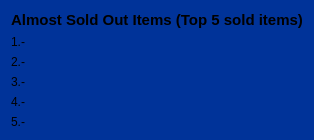
        <widget class="QFrame" name="frame">
         <property name="sizePolicy">
          <sizepolicy hsizetype="Preferred" vsizetype="MinimumExpanding">
           <horstretch>0</horstretch>
           <verstretch>0</verstretch>
          </sizepolicy>
         </property>
         <property name="minimumSize">
          <size>
           <width>0</width>
           <height>0</height>
          </size>
         </property>
         <property name="maximumSize">
          <size>
           <width>500</width>
           <height>350</height>
          </size>
         </property>
         <property name="palette">
          <palette>
           <active>
            <colorrole role="WindowText">
             <brush brushstyle="SolidPattern">
              <color alpha="255">
               <red>0</red>
               <green>0</green>
               <blue>0</blue>
              </color>
             </brush>
            </colorrole>
            <colorrole role="Button">
             <brush brushstyle="SolidPattern">
              <color alpha="255">
               <red>0</red>
               <green>51</green>
               <blue>153</blue>
              </color>
             </brush>
            </colorrole>
            <colorrole role="Light">
             <brush brushstyle="SolidPattern">
              <color alpha="255">
               <red>0</red>
               <green>76</green>
               <blue>230</blue>
              </color>
             </brush>
            </colorrole>
            <colorrole role="Midlight">
             <brush brushstyle="SolidPattern">
              <color alpha="255">
               <red>0</red>
               <green>63</green>
               <blue>191</blue>
              </color>
             </brush>
            </colorrole>
            <colorrole role="Dark">
             <brush brushstyle="SolidPattern">
              <color alpha="255">
               <red>0</red>
               <green>25</green>
               <blue>76</blue>
              </color>
             </brush>
            </colorrole>
            <colorrole role="Mid">
             <brush brushstyle="SolidPattern">
              <color alpha="255">
               <red>0</red>
               <green>34</green>
               <blue>102</blue>
              </color>
             </brush>
            </colorrole>
            <colorrole role="Text">
             <brush brushstyle="SolidPattern">
              <color alpha="255">
               <red>0</red>
               <green>0</green>
               <blue>0</blue>
              </color>
             </brush>
            </colorrole>
            <colorrole role="BrightText">
             <brush brushstyle="SolidPattern">
              <color alpha="255">
               <red>255</red>
               <green>255</green>
               <blue>255</blue>
              </color>
             </brush>
            </colorrole>
            <colorrole role="ButtonText">
             <brush brushstyle="SolidPattern">
              <color alpha="255">
               <red>0</red>
               <green>0</green>
               <blue>0</blue>
              </color>
             </brush>
            </colorrole>
            <colorrole role="Base">
             <brush brushstyle="SolidPattern">
              <color alpha="255">
               <red>255</red>
               <green>255</green>
               <blue>255</blue>
              </color>
             </brush>
            </colorrole>
            <colorrole role="Window">
             <brush brushstyle="SolidPattern">
              <color alpha="255">
               <red>0</red>
               <green>51</green>
               <blue>153</blue>
              </color>
             </brush>
            </colorrole>
            <colorrole role="Shadow">
             <brush brushstyle="SolidPattern">
              <color alpha="255">
               <red>0</red>
               <green>0</green>
               <blue>0</blue>
              </color>
             </brush>
            </colorrole>
            <colorrole role="AlternateBase">
             <brush brushstyle="SolidPattern">
              <color alpha="255">
               <red>127</red>
               <green>153</green>
               <blue>204</blue>
              </color>
             </brush>
            </colorrole>
            <colorrole role="ToolTipBase">
             <brush brushstyle="SolidPattern">
              <color alpha="255">
               <red>255</red>
               <green>255</green>
               <blue>220</blue>
              </color>
             </brush>
            </colorrole>
            <colorrole role="ToolTipText">
             <brush brushstyle="SolidPattern">
              <color alpha="255">
               <red>0</red>
               <green>0</green>
               <blue>0</blue>
              </color>
             </brush>
            </colorrole>
           </active>
           <inactive>
            <colorrole role="WindowText">
             <brush brushstyle="SolidPattern">
              <color alpha="255">
               <red>0</red>
               <green>0</green>
               <blue>0</blue>
              </color>
             </brush>
            </colorrole>
            <colorrole role="Button">
             <brush brushstyle="SolidPattern">
              <color alpha="255">
               <red>0</red>
               <green>51</green>
               <blue>153</blue>
              </color>
             </brush>
            </colorrole>
            <colorrole role="Light">
             <brush brushstyle="SolidPattern">
              <color alpha="255">
               <red>0</red>
               <green>76</green>
               <blue>230</blue>
              </color>
             </brush>
            </colorrole>
            <colorrole role="Midlight">
             <brush brushstyle="SolidPattern">
              <color alpha="255">
               <red>0</red>
               <green>63</green>
               <blue>191</blue>
              </color>
             </brush>
            </colorrole>
            <colorrole role="Dark">
             <brush brushstyle="SolidPattern">
              <color alpha="255">
               <red>0</red>
               <green>25</green>
               <blue>76</blue>
              </color>
             </brush>
            </colorrole>
            <colorrole role="Mid">
             <brush brushstyle="SolidPattern">
              <color alpha="255">
               <red>0</red>
               <green>34</green>
               <blue>102</blue>
              </color>
             </brush>
            </colorrole>
            <colorrole role="Text">
             <brush brushstyle="SolidPattern">
              <color alpha="255">
               <red>0</red>
               <green>0</green>
               <blue>0</blue>
              </color>
             </brush>
            </colorrole>
            <colorrole role="BrightText">
             <brush brushstyle="SolidPattern">
              <color alpha="255">
               <red>255</red>
               <green>255</green>
               <blue>255</blue>
              </color>
             </brush>
            </colorrole>
            <colorrole role="ButtonText">
             <brush brushstyle="SolidPattern">
              <color alpha="255">
               <red>0</red>
               <green>0</green>
               <blue>0</blue>
              </color>
             </brush>
            </colorrole>
            <colorrole role="Base">
             <brush brushstyle="SolidPattern">
              <color alpha="255">
               <red>255</red>
               <green>255</green>
               <blue>255</blue>
              </color>
             </brush>
            </colorrole>
            <colorrole role="Window">
             <brush brushstyle="SolidPattern">
              <color alpha="255">
               <red>0</red>
               <green>51</green>
               <blue>153</blue>
              </color>
             </brush>
            </colorrole>
            <colorrole role="Shadow">
             <brush brushstyle="SolidPattern">
              <color alpha="255">
               <red>0</red>
               <green>0</green>
               <blue>0</blue>
              </color>
             </brush>
            </colorrole>
            <colorrole role="AlternateBase">
             <brush brushstyle="SolidPattern">
              <color alpha="255">
               <red>127</red>
               <green>153</green>
               <blue>204</blue>
              </color>
             </brush>
            </colorrole>
            <colorrole role="ToolTipBase">
             <brush brushstyle="SolidPattern">
              <color alpha="255">
               <red>255</red>
               <green>255</green>
               <blue>220</blue>
              </color>
             </brush>
            </colorrole>
            <colorrole role="ToolTipText">
             <brush brushstyle="SolidPattern">
              <color alpha="255">
               <red>0</red>
               <green>0</green>
               <blue>0</blue>
              </color>
             </brush>
            </colorrole>
           </inactive>
           <disabled>
            <colorrole role="WindowText">
             <brush brushstyle="SolidPattern">
              <color alpha="255">
               <red>0</red>
               <green>25</green>
               <blue>76</blue>
              </color>
             </brush>
            </colorrole>
            <colorrole role="Button">
             <brush brushstyle="SolidPattern">
              <color alpha="255">
               <red>0</red>
               <green>51</green>
               <blue>153</blue>
              </color>
             </brush>
            </colorrole>
            <colorrole role="Light">
             <brush brushstyle="SolidPattern">
              <color alpha="255">
               <red>0</red>
               <green>76</green>
               <blue>230</blue>
              </color>
             </brush>
            </colorrole>
            <colorrole role="Midlight">
             <brush brushstyle="SolidPattern">
              <color alpha="255">
               <red>0</red>
               <green>63</green>
               <blue>191</blue>
              </color>
             </brush>
            </colorrole>
            <colorrole role="Dark">
             <brush brushstyle="SolidPattern">
              <color alpha="255">
               <red>0</red>
               <green>25</green>
               <blue>76</blue>
              </color>
             </brush>
            </colorrole>
            <colorrole role="Mid">
             <brush brushstyle="SolidPattern">
              <color alpha="255">
               <red>0</red>
               <green>34</green>
               <blue>102</blue>
              </color>
             </brush>
            </colorrole>
            <colorrole role="Text">
             <brush brushstyle="SolidPattern">
              <color alpha="255">
               <red>0</red>
               <green>25</green>
               <blue>76</blue>
              </color>
             </brush>
            </colorrole>
            <colorrole role="BrightText">
             <brush brushstyle="SolidPattern">
              <color alpha="255">
               <red>255</red>
               <green>255</green>
               <blue>255</blue>
              </color>
             </brush>
            </colorrole>
            <colorrole role="ButtonText">
             <brush brushstyle="SolidPattern">
              <color alpha="255">
               <red>0</red>
               <green>25</green>
               <blue>76</blue>
              </color>
             </brush>
            </colorrole>
            <colorrole role="Base">
             <brush brushstyle="SolidPattern">
              <color alpha="255">
               <red>0</red>
               <green>51</green>
               <blue>153</blue>
              </color>
             </brush>
            </colorrole>
            <colorrole role="Window">
             <brush brushstyle="SolidPattern">
              <color alpha="255">
               <red>0</red>
               <green>51</green>
               <blue>153</blue>
              </color>
             </brush>
            </colorrole>
            <colorrole role="Shadow">
             <brush brushstyle="SolidPattern">
              <color alpha="255">
               <red>0</red>
               <green>0</green>
               <blue>0</blue>
              </color>
             </brush>
            </colorrole>
            <colorrole role="AlternateBase">
             <brush brushstyle="SolidPattern">
              <color alpha="255">
               <red>0</red>
               <green>51</green>
               <blue>153</blue>
              </color>
             </brush>
            </colorrole>
            <colorrole role="ToolTipBase">
             <brush brushstyle="SolidPattern">
              <color alpha="255">
               <red>255</red>
               <green>255</green>
               <blue>220</blue>
              </color>
             </brush>
            </colorrole>
            <colorrole role="ToolTipText">
             <brush brushstyle="SolidPattern">
              <color alpha="255">
               <red>0</red>
               <green>0</green>
               <blue>0</blue>
              </color>
             </brush>
            </colorrole>
           </disabled>
          </palette>
         </property>
         <property name="autoFillBackground">
          <bool>true</bool>
         </property>
         <property name="frameShape">
          <enum>QFrame::NoFrame</enum>
         </property>
         <property name="frameShadow">
          <enum>QFrame::Raised</enum>
         </property>
         <layout class="QVBoxLayout" name="verticalLayout_17">
          <item>
           <layout class="QHBoxLayout" name="horizontalLayout_15">
            <property name="spacing">
             <number>3</number>
            </property>
            <item>
             <widget class="QLabel" name="lblGraphAlmostSoldOutItems">
              <property name="sizePolicy">
               <sizepolicy hsizetype="Preferred" vsizetype="Preferred">
                <horstretch>0</horstretch>
                <verstretch>0</verstretch>
               </sizepolicy>
              </property>
              <property name="palette">
               <palette>
                <active>
                 <colorrole role="WindowText">
                  <brush brushstyle="SolidPattern">
                   <color alpha="255">
                    <red>0</red>
                    <green>0</green>
                    <blue>0</blue>
                   </color>
                  </brush>
                 </colorrole>
                 <colorrole role="Button">
                  <brush brushstyle="SolidPattern">
                   <color alpha="255">
                    <red>255</red>
                    <green>255</green>
                    <blue>255</blue>
                   </color>
                  </brush>
                 </colorrole>
                 <colorrole role="Light">
                  <brush brushstyle="SolidPattern">
                   <color alpha="255">
                    <red>255</red>
                    <green>255</green>
                    <blue>255</blue>
                   </color>
                  </brush>
                 </colorrole>
                 <colorrole role="Midlight">
                  <brush brushstyle="SolidPattern">
                   <color alpha="255">
                    <red>255</red>
                    <green>255</green>
                    <blue>255</blue>
                   </color>
                  </brush>
                 </colorrole>
                 <colorrole role="Dark">
                  <brush brushstyle="SolidPattern">
                   <color alpha="255">
                    <red>127</red>
                    <green>127</green>
                    <blue>127</blue>
                   </color>
                  </brush>
                 </colorrole>
                 <colorrole role="Mid">
                  <brush brushstyle="SolidPattern">
                   <color alpha="255">
                    <red>170</red>
                    <green>170</green>
                    <blue>170</blue>
                   </color>
                  </brush>
                 </colorrole>
                 <colorrole role="Text">
                  <brush brushstyle="SolidPattern">
                   <color alpha="255">
                    <red>0</red>
                    <green>0</green>
                    <blue>0</blue>
                   </color>
                  </brush>
                 </colorrole>
                 <colorrole role="BrightText">
                  <brush brushstyle="SolidPattern">
                   <color alpha="255">
                    <red>255</red>
                    <green>255</green>
                    <blue>255</blue>
                   </color>
                  </brush>
                 </colorrole>
                 <colorrole role="ButtonText">
                  <brush brushstyle="SolidPattern">
                   <color alpha="255">
                    <red>0</red>
                    <green>0</green>
                    <blue>0</blue>
                   </color>
                  </brush>
                 </colorrole>
                 <colorrole role="Base">
                  <brush brushstyle="SolidPattern">
                   <color alpha="255">
                    <red>255</red>
                    <green>255</green>
                    <blue>255</blue>
                   </color>
                  </brush>
                 </colorrole>
                 <colorrole role="Window">
                  <brush brushstyle="SolidPattern">
                   <color alpha="255">
                    <red>255</red>
                    <green>255</green>
                    <blue>255</blue>
                   </color>
                  </brush>
                 </colorrole>
                 <colorrole role="Shadow">
                  <brush brushstyle="SolidPattern">
                   <color alpha="255">
                    <red>0</red>
                    <green>0</green>
                    <blue>0</blue>
                   </color>
                  </brush>
                 </colorrole>
                 <colorrole role="AlternateBase">
                  <brush brushstyle="SolidPattern">
                   <color alpha="255">
                    <red>255</red>
                    <green>255</green>
                    <blue>255</blue>
                   </color>
                  </brush>
                 </colorrole>
                 <colorrole role="ToolTipBase">
                  <brush brushstyle="SolidPattern">
                   <color alpha="255">
                    <red>255</red>
                    <green>255</green>
                    <blue>220</blue>
                   </color>
                  </brush>
                 </colorrole>
                 <colorrole role="ToolTipText">
                  <brush brushstyle="SolidPattern">
                   <color alpha="255">
                    <red>0</red>
                    <green>0</green>
                    <blue>0</blue>
                   </color>
                  </brush>
                 </colorrole>
                </active>
                <inactive>
                 <colorrole role="WindowText">
                  <brush brushstyle="SolidPattern">
                   <color alpha="255">
                    <red>0</red>
                    <green>0</green>
                    <blue>0</blue>
                   </color>
                  </brush>
                 </colorrole>
                 <colorrole role="Button">
                  <brush brushstyle="SolidPattern">
                   <color alpha="255">
                    <red>255</red>
                    <green>255</green>
                    <blue>255</blue>
                   </color>
                  </brush>
                 </colorrole>
                 <colorrole role="Light">
                  <brush brushstyle="SolidPattern">
                   <color alpha="255">
                    <red>255</red>
                    <green>255</green>
                    <blue>255</blue>
                   </color>
                  </brush>
                 </colorrole>
                 <colorrole role="Midlight">
                  <brush brushstyle="SolidPattern">
                   <color alpha="255">
                    <red>255</red>
                    <green>255</green>
                    <blue>255</blue>
                   </color>
                  </brush>
                 </colorrole>
                 <colorrole role="Dark">
                  <brush brushstyle="SolidPattern">
                   <color alpha="255">
                    <red>127</red>
                    <green>127</green>
                    <blue>127</blue>
                   </color>
                  </brush>
                 </colorrole>
                 <colorrole role="Mid">
                  <brush brushstyle="SolidPattern">
                   <color alpha="255">
                    <red>170</red>
                    <green>170</green>
                    <blue>170</blue>
                   </color>
                  </brush>
                 </colorrole>
                 <colorrole role="Text">
                  <brush brushstyle="SolidPattern">
                   <color alpha="255">
                    <red>0</red>
                    <green>0</green>
                    <blue>0</blue>
                   </color>
                  </brush>
                 </colorrole>
                 <colorrole role="BrightText">
                  <brush brushstyle="SolidPattern">
                   <color alpha="255">
                    <red>255</red>
                    <green>255</green>
                    <blue>255</blue>
                   </color>
                  </brush>
                 </colorrole>
                 <colorrole role="ButtonText">
                  <brush brushstyle="SolidPattern">
                   <color alpha="255">
                    <red>0</red>
                    <green>0</green>
                    <blue>0</blue>
                   </color>
                  </brush>
                 </colorrole>
                 <colorrole role="Base">
                  <brush brushstyle="SolidPattern">
                   <color alpha="255">
                    <red>255</red>
                    <green>255</green>
                    <blue>255</blue>
                   </color>
                  </brush>
                 </colorrole>
                 <colorrole role="Window">
                  <brush brushstyle="SolidPattern">
                   <color alpha="255">
                    <red>255</red>
                    <green>255</green>
                    <blue>255</blue>
                   </color>
                  </brush>
                 </colorrole>
                 <colorrole role="Shadow">
                  <brush brushstyle="SolidPattern">
                   <color alpha="255">
                    <red>0</red>
                    <green>0</green>
                    <blue>0</blue>
                   </color>
                  </brush>
                 </colorrole>
                 <colorrole role="AlternateBase">
                  <brush brushstyle="SolidPattern">
                   <color alpha="255">
                    <red>255</red>
                    <green>255</green>
                    <blue>255</blue>
                   </color>
                  </brush>
                 </colorrole>
                 <colorrole role="ToolTipBase">
                  <brush brushstyle="SolidPattern">
                   <color alpha="255">
                    <red>255</red>
                    <green>255</green>
                    <blue>220</blue>
                   </color>
                  </brush>
                 </colorrole>
                 <colorrole role="ToolTipText">
                  <brush brushstyle="SolidPattern">
                   <color alpha="255">
                    <red>0</red>
                    <green>0</green>
                    <blue>0</blue>
                   </color>
                  </brush>
                 </colorrole>
                </inactive>
                <disabled>
                 <colorrole role="WindowText">
                  <brush brushstyle="SolidPattern">
                   <color alpha="255">
                    <red>127</red>
                    <green>127</green>
                    <blue>127</blue>
                   </color>
                  </brush>
                 </colorrole>
                 <colorrole role="Button">
                  <brush brushstyle="SolidPattern">
                   <color alpha="255">
                    <red>255</red>
                    <green>255</green>
                    <blue>255</blue>
                   </color>
                  </brush>
                 </colorrole>
                 <colorrole role="Light">
                  <brush brushstyle="SolidPattern">
                   <color alpha="255">
                    <red>255</red>
                    <green>255</green>
                    <blue>255</blue>
                   </color>
                  </brush>
                 </colorrole>
                 <colorrole role="Midlight">
                  <brush brushstyle="SolidPattern">
                   <color alpha="255">
                    <red>255</red>
                    <green>255</green>
                    <blue>255</blue>
                   </color>
                  </brush>
                 </colorrole>
                 <colorrole role="Dark">
                  <brush brushstyle="SolidPattern">
                   <color alpha="255">
                    <red>127</red>
                    <green>127</green>
                    <blue>127</blue>
                   </color>
                  </brush>
                 </colorrole>
                 <colorrole role="Mid">
                  <brush brushstyle="SolidPattern">
                   <color alpha="255">
                    <red>170</red>
                    <green>170</green>
                    <blue>170</blue>
                   </color>
                  </brush>
                 </colorrole>
                 <colorrole role="Text">
                  <brush brushstyle="SolidPattern">
                   <color alpha="255">
                    <red>127</red>
                    <green>127</green>
                    <blue>127</blue>
                   </color>
                  </brush>
                 </colorrole>
                 <colorrole role="BrightText">
                  <brush brushstyle="SolidPattern">
                   <color alpha="255">
                    <red>255</red>
                    <green>255</green>
                    <blue>255</blue>
                   </color>
                  </brush>
                 </colorrole>
                 <colorrole role="ButtonText">
                  <brush brushstyle="SolidPattern">
                   <color alpha="255">
                    <red>127</red>
                    <green>127</green>
                    <blue>127</blue>
                   </color>
                  </brush>
                 </colorrole>
                 <colorrole role="Base">
                  <brush brushstyle="SolidPattern">
                   <color alpha="255">
                    <red>255</red>
                    <green>255</green>
                    <blue>255</blue>
                   </color>
                  </brush>
                 </colorrole>
                 <colorrole role="Window">
                  <brush brushstyle="SolidPattern">
                   <color alpha="255">
                    <red>255</red>
                    <green>255</green>
                    <blue>255</blue>
                   </color>
                  </brush>
                 </colorrole>
                 <colorrole role="Shadow">
                  <brush brushstyle="SolidPattern">
                   <color alpha="255">
                    <red>0</red>
                    <green>0</green>
                    <blue>0</blue>
                   </color>
                  </brush>
                 </colorrole>
                 <colorrole role="AlternateBase">
                  <brush brushstyle="SolidPattern">
                   <color alpha="255">
                    <red>255</red>
                    <green>255</green>
                    <blue>255</blue>
                   </color>
                  </brush>
                 </colorrole>
                 <colorrole role="ToolTipBase">
                  <brush brushstyle="SolidPattern">
                   <color alpha="255">
                    <red>255</red>
                    <green>255</green>
                    <blue>220</blue>
                   </color>
                  </brush>
                 </colorrole>
                 <colorrole role="ToolTipText">
                  <brush brushstyle="SolidPattern">
                   <color alpha="255">
                    <red>0</red>
                    <green>0</green>
                    <blue>0</blue>
                   </color>
                  </brush>
                 </colorrole>
                </disabled>
               </palette>
              </property>
              <property name="font">
               <font>
                <pointsize>11</pointsize>
                <weight>75</weight>
                <bold>true</bold>
               </font>
              </property>
              <property name="text">
               <string>Almost Sold Out Items (Top 5 sold items)</string>
              </property>
              <property name="alignment">
               <set>Qt::AlignCenter</set>
              </property>
             </widget>
            </item>
           </layout>
          </item>
          <item>
           <layout class="QHBoxLayout" name="horizontalLayout_7">
            <item>
             <widget class="QLabel" name="lblProd1">
              <property name="minimumSize">
               <size>
                <width>250</width>
                <height>0</height>
               </size>
              </property>
              <property name="text">
               <string>1.-</string>
              </property>
              <property name="alignment">
               <set>Qt::AlignLeading|Qt::AlignLeft|Qt::AlignVCenter</set>
              </property>
              <property name="wordWrap">
               <bool>true</bool>
              </property>
             </widget>
            </item>
            <item>
             <widget class="QLabel" name="counter1">
              <property name="text">
               <string/>
              </property>
             </widget>
            </item>
           </layout>
          </item>
          <item>
           <layout class="QHBoxLayout" name="horizontalLayout_8">
            <item>
             <widget class="QLabel" name="lblProd2">
              <property name="minimumSize">
               <size>
                <width>250</width>
                <height>0</height>
               </size>
              </property>
              <property name="text">
               <string>2.-</string>
              </property>
              <property name="wordWrap">
               <bool>true</bool>
              </property>
             </widget>
            </item>
            <item>
             <widget class="QLabel" name="counter2">
              <property name="text">
               <string/>
              </property>
             </widget>
            </item>
           </layout>
          </item>
          <item>
           <layout class="QHBoxLayout" name="horizontalLayout_9">
            <item>
             <widget class="QLabel" name="lblProd3">
              <property name="minimumSize">
               <size>
                <width>250</width>
                <height>0</height>
               </size>
              </property>
              <property name="text">
               <string>3.-</string>
              </property>
              <property name="wordWrap">
               <bool>true</bool>
              </property>
             </widget>
            </item>
            <item>
             <widget class="QLabel" name="counter3">
              <property name="text">
               <string/>
              </property>
             </widget>
            </item>
           </layout>
          </item>
          <item>
           <layout class="QHBoxLayout" name="horizontalLayout_10">
            <item>
             <widget class="QLabel" name="lblProd4">
              <property name="minimumSize">
               <size>
                <width>250</width>
                <height>0</height>
               </size>
              </property>
              <property name="text">
               <string>4.-</string>
              </property>
              <property name="wordWrap">
               <bool>true</bool>
              </property>
             </widget>
            </item>
            <item>
             <widget class="QLabel" name="counter4">
              <property name="text">
               <string/>
              </property>
             </widget>
            </item>
           </layout>
          </item>
          <item>
           <layout class="QHBoxLayout" name="horizontalLayout_11">
            <item>
             <widget class="QLabel" name="lblProd5">
              <property name="minimumSize">
               <size>
                <width>0</width>
                <height>0</height>
               </size>
              </property>
              <property name="text">
               <string>5.-</string>
              </property>
              <property name="wordWrap">
               <bool>true</bool>
              </property>
             </widget>
            </item>
            <item>
             <widget class="QLabel" name="counter5">
              <property name="text">
               <string/>
              </property>
             </widget>
            </item>
           </layout>
          </item>
         </layout>
        </widget>
